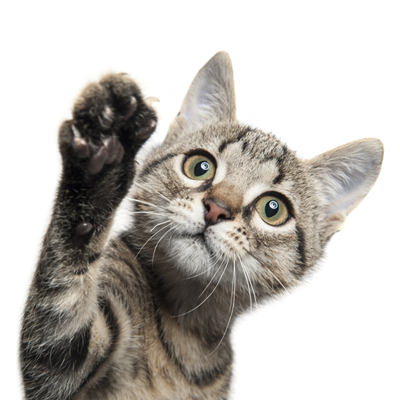
#> input picture EX sheet 1/katze.png, 400 x 400 px
$ jupyter execute template.ipynb
#> lines starting #> are read from the running program, lines starting #| are printed output that depends on the picture; long printed decimals are rounded
#> further down, img is the input picture: shape (400, 400, 3) float32; mean R, G, B 0.749, 0.734, 0.716
# Exercise Sheet 1: Introduction and Dimensionality Reduction
## Firstname Lastname
## Student ID

**Note:** If you use the jupyter notebook for your assignments, then you can hand in your exercises as **.pdf** or **.html** files (Download your submitted file to check if everything worked). For parts of the assignments that you would like to do in handwriting instead of tex you can either include a picture of it in the notebook or upload it separately.

[cell 1]
# import libraries
import matplotlib.image as npim
import matplotlib.pyplot as plt
from scipy.linalg import svd
from scipy.linalg import eigh
from sklearn.cluster import KMeans
from sklearn.decomposition import FastICA
import numpy as np

# define functions
def rgb2gray(rgb):
    return np.dot(rgb[...,:3], [0.299, 0.587, 0.144])
#| (400, 400)

def svd_decomposition(img, n_vals):
    #TODO
#> called with n_vals = 20
    O, S, At = svd(img)
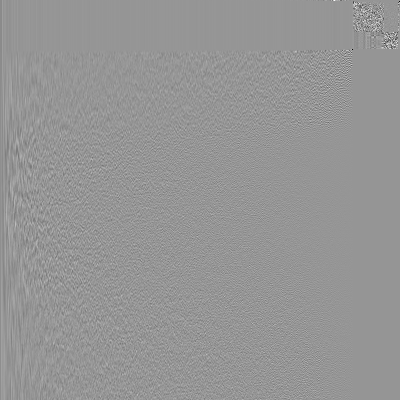
#> O: shape (400, 400) float64; min -0.959, max 0.672, mean -0.000129; drawn with min black and max white
#> S = 400 values, max 316.7 at index 0, min 6.36e-15 at index 399, mean 2.14
    i = img.shape[1] - n_vals
#> i = 380

    while (i>0):
        min_S_index = np.argmin(S)

        S = np.delete(S, min_S_index)
        O = np.delete(O, min_S_index, 1)
        At = np.delete(At, min_S_index, 0)
        i-=1
#> this loop made 380 passes
#> min_S_index on passes 1 to 3: 399, 398, 354
#> pass 1, in svd_decomposition, `At = np.delete(At, min_S_index, 0)`:
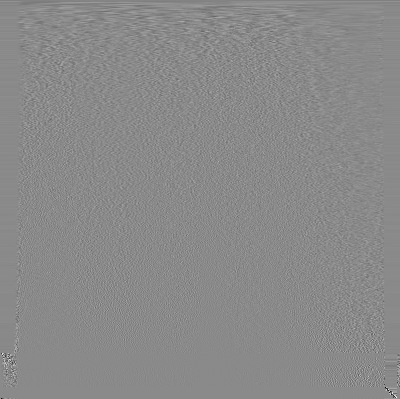
#> At: shape (399, 400) float64; min -0.909, max 0.769, mean -0.000139; drawn with min black and max white
#> after the loop:
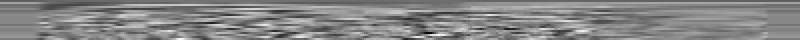
#> At: shape (20, 400) float64 (shown 2 times larger); min -0.223, max 0.198, mean -0.00278; drawn with min black and max white
#> after the loop:
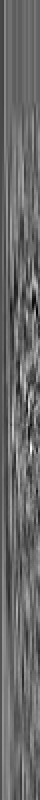
#> O: shape (400, 20) float64 (shown 2 times larger); min -0.197, max 0.269, mean -0.0026; drawn with min black and max white
#> after the loop, S = 20 values, max 316.7 at index 0, min 5.55 at index 19, mean 30.91; i = 0

    reconst_img = np.dot(O, np.dot(np.diag(S), At))
    return reconst_img

#More Info
#http://theautomatic.net/2018/06/23/ica-on-images-with-python/
def ica_decomposition(img, n_vals):
    #TODO
    fastica = FastICA(n_components=n_vals).fit(img)

    img_ica = fastica.fit_transform(img)
    reconst_img = fastica.inverse_transform(img_ica)
    return reconst_img

#More Info:
#https://towardsdatascience.com/image-compression-using-k-means-clustering-aa0c91bb0eeb
def kmeans_decomposition(img, n_vals):
    #TODO
    kmeans = KMeans(n_clusters = n_vals).fit(img)

    compressed_image = kmeans.cluster_centers_[kmeans.labels_]
    return compressed_image

def reconstruction_loss(img, img_reconstruction):
    return (np.square(img - img_reconstruction)).mean()

[cell 2]
img = npim.imread("katze.png")
gray = rgb2gray(img)
print(gray.shape)
plt.imshow(gray,cmap="gray");

### Exercise 2-1
#### a)

[cell 3]
# example usage for SVD
Mhat1  = svd_decomposition(gray,20)
Mhat2 = svd_decomposition(gray,10)
#> call 2 of svd_decomposition, with n_vals = 10
#> in svd_decomposition (call 2), `O, S, At = svd(img)`: S = 400 values, max 316.7 at index 0, min 6.36e-15 at index 399, mean 2.14
#> the loop in svd_decomposition (call 2), `while (i>0):` made 390 passes
#> after the loop in svd_decomposition (call 2), `while (i>0):`: S = [316.7, 53.23, 43.65, 30.71, 26.16, 19.89, 18.79, 13.51, 12.63, 10.11]; i = 0
#> in svd_decomposition (call 2), `reconst_img = np.dot(O, np.dot(np.diag(S), At))`:
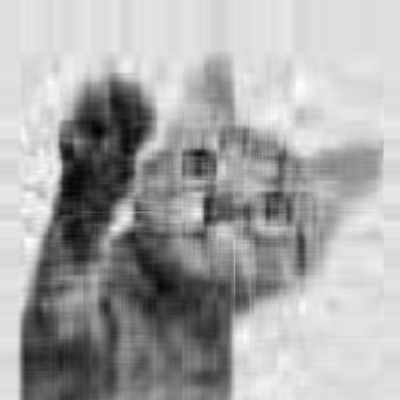
#> reconst_img: shape (400, 400) float64; min -0.0771, max 1.19, mean 0.758; drawn with min black and max white
Mhat3 = svd_decomposition(gray,5)
#> call 3 of svd_decomposition, with n_vals = 5
#> in svd_decomposition (call 3), `O, S, At = svd(img)`: S = 400 values, max 316.7 at index 0, min 6.36e-15 at index 399, mean 2.14
#> the loop in svd_decomposition (call 3), `while (i>0):` made 395 passes
#> after the loop in svd_decomposition (call 3), `while (i>0):`: O = 400 rows, first 6: [-0.0634, -0.0721, 0.0523, -0.015, 0.0111], [-0.0634, -0.0721, 0.0523, -0.015, 0.0111], [-0.0634, -0.0721, 0.0523, -0.015, 0.0111], [-0.0634, -0.0721, 0.0523, -0.015, 0.0111], [-0.0634, -0.0721, 0.0523, -0.015, 0.0111], [-0.0634, -0.0721, 0.0523, -0.015, 0.0111]; S = [316.7, 53.23, 43.65, 30.71, 26.16]; i = 0
#> in svd_decomposition (call 3), `reconst_img = np.dot(O, np.dot(np.diag(S), At))`:
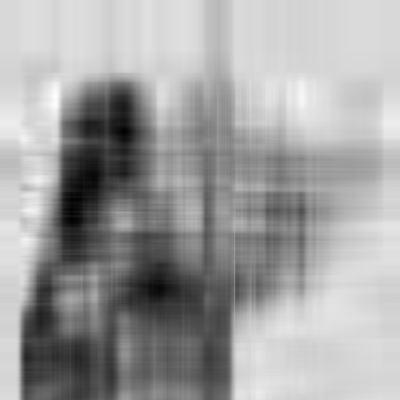
#> reconst_img: shape (400, 400) float64; min -0.062, max 1.23, mean 0.758; drawn with min black and max white

# Plot Images
titles = ["True Image", "20 dims", "10 dims", "5 dims"]
images = [gray, Mhat1, Mhat2, Mhat3]
fig, axes = plt.subplots(1, len(images))
for title_i, img_i, ax_i in zip(titles, images, axes):
    ax_i.axis('off')
    ax_i.imshow(img_i, cmap = plt.get_cmap('gray'))
    ax_i.set_title(title_i)
#> this loop made 4 passes
#> title_i on passes 1 to 4: 'True Image', '20 dims', '10 dims', '5 dims'
plt.show()

[cell 4]
# Calculate Reconstruction Error
for rec in [Mhat1,Mhat2,Mhat3]:
    print("Reconstruction Loss: ", reconstruction_loss(gray, rec))
#> this loop made 3 passes
#| Reconstruction Loss:  0.00276
#| Reconstruction Loss:  0.006213
#| Reconstruction Loss:  0.01367

[cell 5]
#17
Mhat1 = kmeans_decomposition(gray,20)
Mhat2 = kmeans_decomposition(gray,10)
Mhat3 = kmeans_decomposition(gray,5)
#> call 3 of kmeans_decomposition, with n_vals = 5
#> in kmeans_decomposition (call 3), `compressed_image = kmeans.cluster_centers_[kmeans.labels_]`:
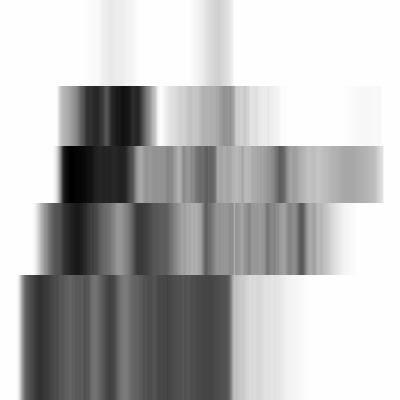
#> compressed_image: shape (400, 400) float64; min 0.0634, max 1.03, mean 0.758; drawn with min black and max white

# Plot Images
titles = ["True Image", "20 dims", "10 dims", "5 dims"]
images = [gray, Mhat1, Mhat2, Mhat3]
fig, axes = plt.subplots(1, len(images))
for title_i, img_i, ax_i in zip(titles, images, axes):
    ax_i.axis('off')
    ax_i.imshow(img_i, cmap = plt.get_cmap('gray'))
    ax_i.set_title(title_i)
plt.show()

[cell 6]
# Calculate Reconstruction Error
for rec in [Mhat1,Mhat2,Mhat3]:
    print("Reconstruction Loss: ", reconstruction_loss(gray, rec))

[cell 7]
#18
Mhat1 = ica_decomposition(gray,20)
#> in ica_decomposition, `img_ica = fastica.fit_transform(img)`:
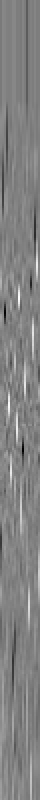
#> img_ica: shape (400, 20) float64 (shown 2 times larger); min -7.14, max 6.82, mean -6.23e-15; drawn with min black and max white
Mhat2 = ica_decomposition(gray,10)
Mhat3 = ica_decomposition(gray,5)
#> call 3 of ica_decomposition, with n_vals = 5
#> in ica_decomposition (call 3), `img_ica = fastica.fit_transform(img)`: img_ica = 400 rows, first 6: [-0.0402, -0.901, 0.979, 1.03, -1.06], [-0.041, -0.901, 0.979, 1.03, -1.06], [-0.041, -0.901, 0.979, 1.03, -1.06], [-0.041, -0.901, 0.979, 1.03, -1.06], [-0.041, -0.901, 0.979, 1.03, -1.06], [-0.041, -0.901, 0.979, 1.03, -1.06]
#> in ica_decomposition (call 3), `reconst_img = fastica.inverse_transform(img_ica)`:
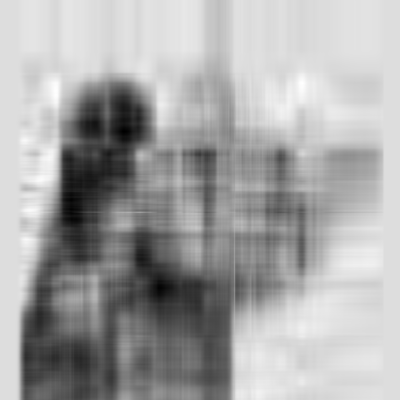
#> reconst_img: shape (400, 400) float64; min -0.0862, max 1.2, mean 0.758; drawn with min black and max white

# Plot Images
titles = ["True Image", "20 dims", "10 dims", "5 dims"]
images = [gray, Mhat1, Mhat2, Mhat3]
fig, axes = plt.subplots(1, len(images))
for title_i, img_i, ax_i in zip(titles, images, axes):
    ax_i.axis('off')
    ax_i.imshow(img_i, cmap = plt.get_cmap('gray'))
    ax_i.set_title(title_i)
plt.show()

[cell 8]
# Calculate Reconstruction Error
for rec in [Mhat1,Mhat2,Mhat3]:
    print("Reconstruction Loss: ", reconstruction_loss(gray, rec))

[cell 9]
kmeans = KMeans(n_clusters = 20).fit(gray)

compressed_image = kmeans.cluster_centers_[kmeans.labels_]
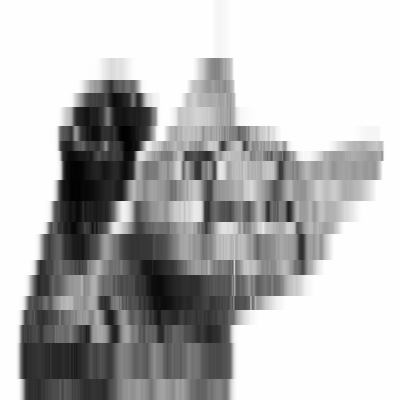
#> compressed_image: shape (400, 400) float64; min 0.0406, max 1.03, mean 0.758; drawn with min black and max white

compressed_image.shape

kmeans.cluster_centers_.shape
#> Out = (20, 400)
